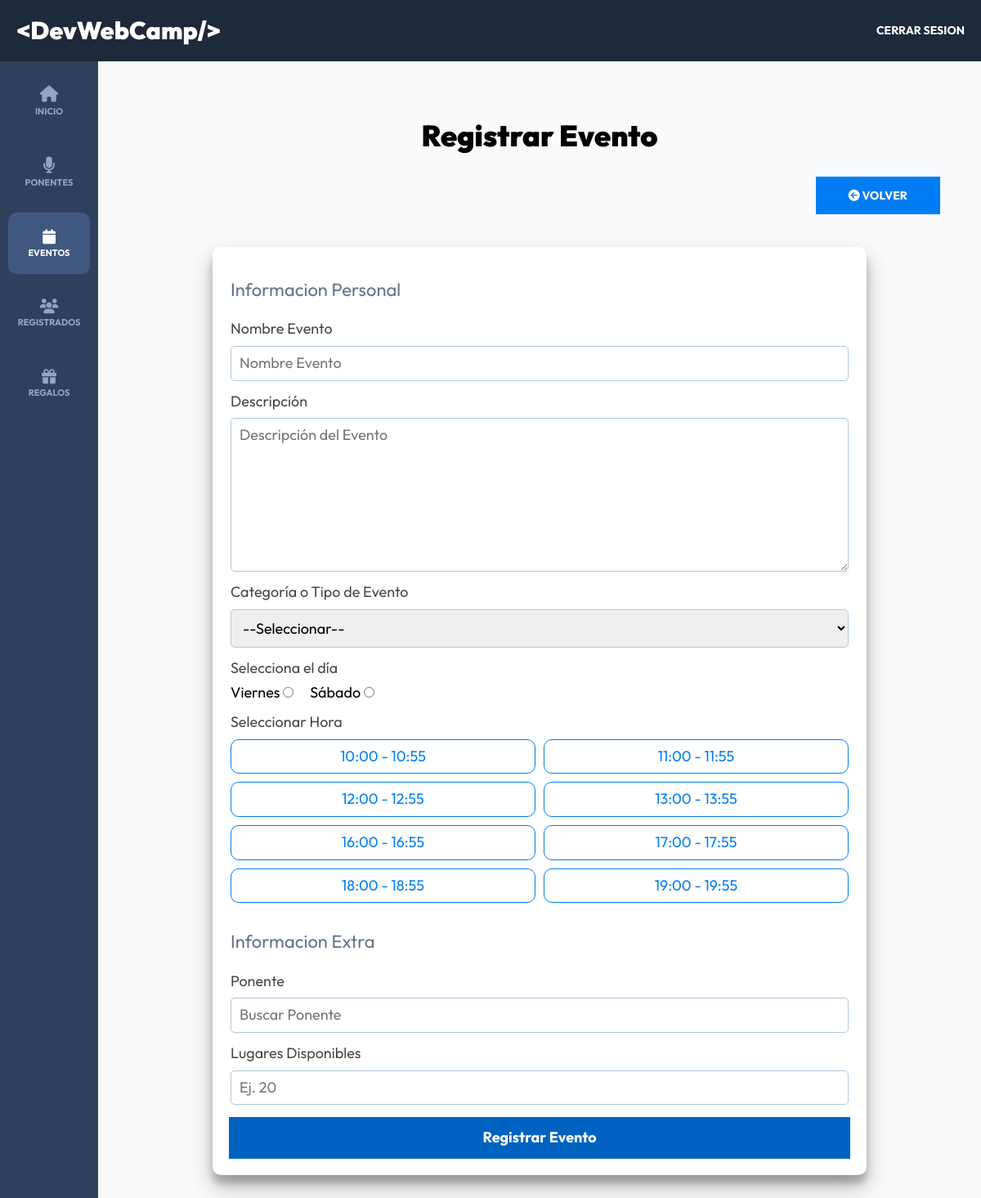
The page /admin/eventos/crear (signed in) on the database its author committed.
### tables this page shows
CREATE TABLE `dias` (
  `id` int NOT NULL AUTO_INCREMENT,
  `nombre` varchar(15) DEFAULT NULL,
  PRIMARY KEY (`id`)
);

CREATE TABLE `horas` (
  `id` int NOT NULL AUTO_INCREMENT,
  `hora` varchar(13) DEFAULT NULL,
  PRIMARY KEY (`id`)
);

### controllers/EventosController.php (called while the page is built, shortened)
<?php
class EventosController{
    public static function crear(Router $router){
        $alertas = [];
        $categorias = Categoria::all();
        $dias = Dia::all("ASC");
        $horas = Hora::all("ASC");
        $router->render("admin/eventos/crear",[
            "titulo" => "Registrar Evento",
            "alertas" => $alertas,
            "categorias" => $categorias,
            "dias" => $dias,
            "horas" => $horas
        ]);
    }
}

### public/index.php (called while the page is built, shortened)
<?php
$router = new Router();
$router->get('/', [AuthController::class, 'login']);
$router->get('/login', [AuthController::class, 'login']);
$router->post('/login', [AuthController::class, 'login']);
$router->post('/logout', [AuthController::class, 'logout']);
$router->get('/registro', [AuthController::class, 'registro']);
$router->post('/registro', [AuthController::class, 'registro']);
$router->get('/olvide', [AuthController::class, 'olvide']);
$router->post('/olvide', [AuthController::class, 'olvide']);
$router->get('/reestablecer', [AuthController::class, 'reestablecer']);
$router->post('/reestablecer', [AuthController::class, 'reestablecer']);
$router->get('/mensaje', [AuthController::class, 'mensaje']);
$router->get('/confirmar-cuenta', [AuthController::class, 'confirmar']);
$router->get('/admin/dashboard', [DashboardController::class, 'index']);
$router->get('/admin/ponentes', [PonentesController::class, 'index']);
$router->get('/admin/ponentes/crear', [PonentesController::class, 'crear']);
$router->post('/admin/ponentes/crear', [PonentesController::class, 'crear']);
$router->get('/admin/ponentes/editar', [PonentesController::class, 'editar']);
$router->post('/admin/ponentes/editar', [PonentesController::class, 'editar']);
$router->post('/admin/ponentes/eliminar', [PonentesController::class, 'eliminar']);
$router->get('/admin/eventos', [EventosController::class, 'index']);
$router->get('/admin/eventos/crear', [EventosController::class, 'crear']);
$router->post('/admin/eventos/crear', [EventosController::class, 'crear']);
$router->get('/admin/eventos/editar', [EventosController::class, 'editar']);
$router->post('/admin/eventos/editar', [EventosController::class, 'editar']);
$router->post('/admin/eventos/eliminar', [EventosController::class, 'eliminar']);
$router->get('/admin/registrados', [RegistradosController::class, 'index']);
$router->get('/admin/regalos', [RegalosController::class, 'index']);
$router->comprobarRutas();

### models/ActiveRecord.php (called while the page is built, shortened)
<?php
class ActiveRecord {
    protected static $db;
    protected static $tabla = '';
    public static function setDB($database) {
        self::$db = $database;
    }
    public static function consultarSQL($query) {
        $resultado = self::$db->query($query);
        $array = [];
        while($registro = $resultado->fetch_assoc()) {
            $array[] = static::crearObjeto($registro);
        }
        return $array;
    }
    protected static function crearObjeto($registro) {
        $objeto = new static;
        foreach($registro as $key => $value ) {
            if(property_exists( $objeto, $key  )) {
                $objeto->$key = $value;
            }
        }
        return $objeto;
    }
    public static function all($orden = "DESC") {
        $query = "SELECT * FROM " . static::$tabla . " ORDER BY id {$orden}";
        $resultado = self::consultarSQL($query);
        return $resultado;
    }
}

### views/admin/eventos/formulario.php (the view, shortened to what this page needs)
<fieldset class="formulario__fieldset">
    <legend class="formulario__legend">Informacion Personal</legend>
    <div class="formulario__campo">
        <label for="nombre" class="formulario__label">Nombre Evento</label>
        <input type="text" class="formulario__input" name="nombre" id="nombre" placeholder="Nombre Evento">
    </div>
    <div class="formulario__campo">
        <label for="descripcion" class="formulario__label">Descripción</label>
        <textarea class="formulario__input" name="descripcion" id="descripcion" placeholder="Descripción del Evento" rows="8"></textarea>
    </div>
    <div class="formulario__campo">
        <label for="categoria" class="formulario__label">Categoría o Tipo de Evento</label>
        <select class="formulario__select" id="categoria" name="categoria_id">
            <option value="" disabled selected>--Seleccionar--</option>
        </select>
    </div>
    <div class="formulario__campo">
        <label for="categoria" class="formulario__label">Selecciona el día</label>
        <div class="formulario__radio">
            <?php foreach($dias as $dia){?>
                <div>
                    <label for="<?php echo strtolower($dia->nombre);?>"><?php echo $dia->nombre;?></label>
                    <input type="radio" id="<?php echo strtolower($dia->nombre);?>" name="dia" value="<?php echo $dia->id;?>">
                </div>
            <?php }?>
        </div>
    </div>
    <div class="formulario__campo" id="horas">
        <label class="formulario__label">Seleccionar Hora</label>
        <ul class="horas">
            <?php foreach($horas as $hora){?>
                <li class="horas__hora"><?php echo $hora->hora;?></li>
            <?php }?>
        </ul>
    </div>
</fieldset>
<fieldset class="formulario__fieldset">
    <legend class="formulario__legend">Informacion Extra</legend>
    <div class="formulario__campo">
        <label for="ponentes" class="formulario__label">Ponente</label>
        <input type="text" class="formulario__input" id="ponentes" placeholder="Buscar Ponente">
    </div>
    <div class="formulario__campo">
        <label for="disponibles" class="formulario__label">Lugares Disponibles</label>
        <input type="number" min="1" class="formulario__input" id="disponibles" name="disponibles" placeholder="Ej. 20">
    </div>
</fieldset>

### public/build/css/app.css (style rules this page uses)
html { line-height: 1.15; -webkit-text-size-adjust: 100%; }
body { margin: 0; }
button, input, optgroup, select, textarea { font-family: inherit; font-size: 100%; line-height: 1.15; margin: 0; }
button, input { overflow: visible; }
button, select { text-transform: none; }
fieldset { padding: 0.35em 0.75em 0.625em; }
legend { box-sizing: border-box; color: inherit; display: table; max-width: 100%; padding: 0; white-space: normal; }
textarea { overflow: auto; }
[type=checkbox], [type=radio] { box-sizing: border-box; padding: 0; }
html { font-size: 62.5%; box-sizing: border-box; height: 100%; }
*, *:before, *:after { box-sizing: inherit; }
body { font-family: "Outfit", sans-serif; font-size: 1.8rem; }
.formulario__fieldset { border: none; margin-top: 2rem; padding: 0; }
.formulario__legend { color: #64748B; font-size: 2.2rem; margin-bottom: 1rem; }
.formulario__campo { display: flex; flex-direction: column; gap: 1rem; margin: 1.5rem 0; }
.formulario__label { display: block; font-size: 1.8rem; color: rgba(26, 27, 21, 0.8); }
.formulario__input, .formulario__input--sociales, .formulario__select--sociales, .formulario__select { padding: 1rem; border: 1px solid #b1c7dd; border-radius: 0.5rem; }
.formulario__radio { display: flex; gap: 2rem; }
.dashboard { height: 100%; display: flex; flex-direction: column; background-color: #F8FAFC; }
.horas { margin: 0; padding: 0; list-style: none; display: grid; gap: 1rem; grid-template-columns: repeat(1, 1fr); }
@media (min-width: 768px) { .horas { display: grid; gap: 1rem; grid-template-columns: repeat(2, 1fr); } }
.horas__hora { color: #007df4; border: 1px solid #007df4; border-radius: 1rem; padding: 1rem; text-align: center; }

### rows shown on the page
dias: nombre "Viernes"
dias: nombre "Sábado"
horas: hora "10:00 - 10:55"
horas: hora "11:00 - 11:55"
horas: hora "12:00 - 12:55"
horas: hora "13:00 - 13:55"
horas: hora "16:00 - 16:55"
horas: hora "17:00 - 17:55"
horas: hora "18:00 - 18:55"
horas: hora "19:00 - 19:55"

### other values the page prints
$titulo "Registrar Evento"
